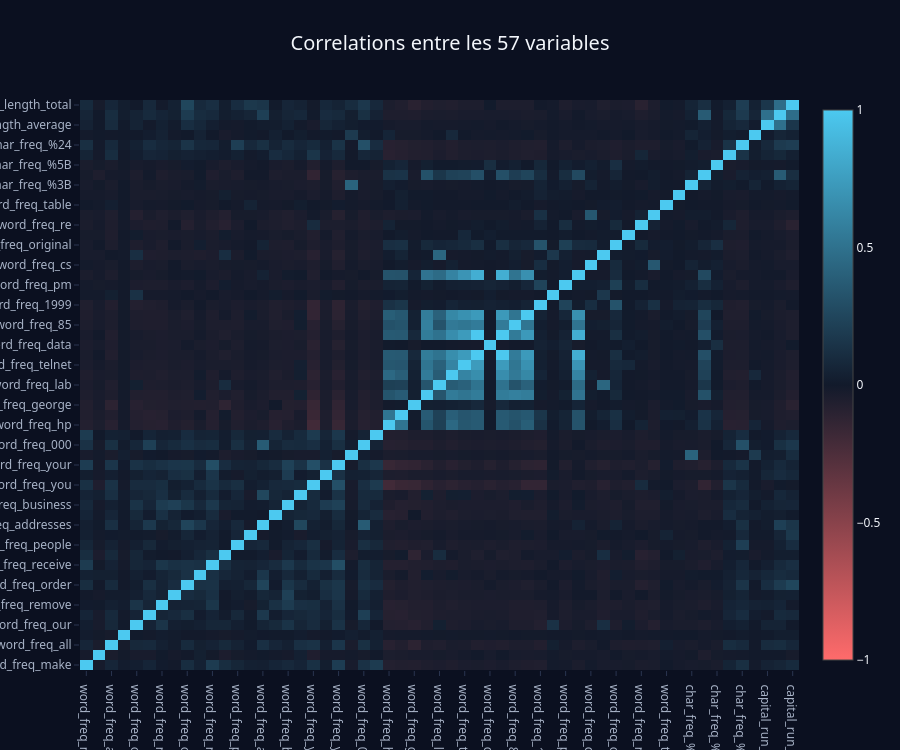

Notebook code for this chart:
### Markdown cell above
**Entre variables explicatives.** Des variables très corrélées entre elles sont **redondantes**.

### Code cell
corr = X.corr()
fig = go.Figure(go.Heatmap(z=corr.values, x=corr.columns, y=corr.columns,
                           colorscale=DIVERGING_SCALE, zmin=-1, zmax=1))
fig.update_layout(title="Correlations entre les 57 variables", height=750)
fig.show()

# Paires les plus correlees (triangle superieur pour ne pas compter chaque paire deux fois)
paires = corr.where(np.triu(np.ones(corr.shape, dtype=bool), k=1)).stack()
paires.sort_values(key=abs, ascending=False).head(8).round(3)

### Figure 1 — Plotly figure (JSON) as saved in the notebook; plotly's stock layout.template omitted (floating-point values rounded to 4 significant figures; data arrays with more than 128 entries replaced by an {"elided": "..."} marker saying what was removed)
{"data": [{"colorscale": [[0.0, "#ff6b6b"], [0.5, "#121a2b"], [1.0, "#4cc9f0"]], "type": "heatmap", "x": ["word_freq_make", "word_freq_address", "word_freq_all", "word_freq_3d", "word_freq_our", "word_freq_over", "word_freq_remove", "word_freq_internet", "word_freq_order", "word_freq_mail", "word_freq_receive", "word_freq_will", "word_freq_people", "word_freq_report", "word_freq_addresses", "word_freq_free", "word_freq_business", "word_freq_email", "word_freq_you", "word_freq_credit", "word_freq_your", "word_freq_font", "word_freq_000", "word_freq_money", "word_freq_hp", "word_freq_hpl", "word_freq_george", "word_freq_650", "word_freq_lab", "word_freq_labs", "word_freq_telnet", "word_freq_857", "word_freq_data", "word_freq_415", "word_freq_85", "word_freq_technology", "word_freq_1999", "word_freq_parts", "word_freq_pm", "word_freq_direct", "word_freq_cs", "word_freq_meeting", "word_freq_original", "word_freq_project", "word_freq_re", "word_freq_edu", "word_freq_table", "word_freq_conference", "char_freq_%3B", "char_freq_%28", "char_freq_%5B", "char_freq_%21", "char_freq_%24", "char_freq_%23", "capital_run_length_average", "capital_run_length_longest", "capital_run_length_total"], "y": ["word_freq_make", "word_freq_address", "word_freq_all", "word_freq_3d", "word_freq_our", "word_freq_over", "word_freq_remove", "word_freq_internet", "word_freq_order", "word_freq_mail", "word_freq_receive", "word_freq_will", "word_freq_people", "word_freq_report", "word_freq_addresses", "word_freq_free", "word_freq_business", "word_freq_email", "word_freq_you", "word_freq_credit", "word_freq_your", "word_freq_font", "word_freq_000", "word_freq_money", "word_freq_hp", "word_freq_hpl", "word_freq_george", "word_freq_650", "word_freq_lab", "word_freq_labs", "word_freq_telnet", "word_freq_857", "word_freq_data", "word_freq_415", "word_freq_85", "word_freq_technology", "word_freq_1999", "word_freq_parts", "word_freq_pm", "word_freq_direct", "word_freq_cs", "word_freq_meeting", "word_freq_original", "word_freq_project", "word_freq_re", "word_freq_edu", "word_freq_table", "word_freq_conference", "char_freq_%3B", "char_freq_%28", "char_freq_%5B", "char_freq_%21", "char_freq_%24", "char_freq_%23", "capital_run_length_average", "capital_run_length_longest", "capital_run_length_total"], "z": {"elided": "57x57 float values"}, "zmax": 1, "zmin": -1}], "layout": {"height": 750, "title": {"text": "Correlations entre les 57 variables"}}}
